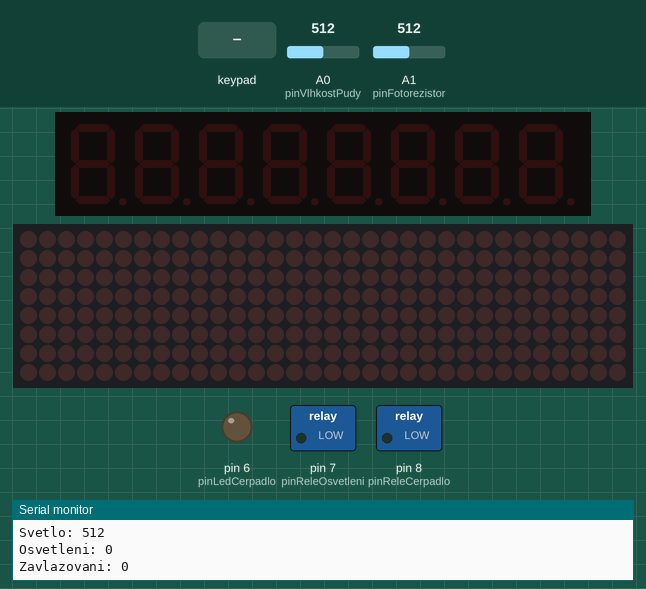
A sketch run on a simulated Arduino Uno, built with avr-gcc and run on an emulated ATmega328P. Shown: 8-digit seven-segment display, 32×8 LED matrix, switched loads named in the sketch (green lamp = pin HIGH), output pins drawn as LEDs (lit = HIGH), the last lines printed to the serial monitor. The inputs (shaded band) are chosen by the test bench; at power-on: A0 (pinVlhkostPudy) = 512, A1 (pinFotorezistor) = 512.

Above: at 1.2 s.
1.3 s: keypad keys 1 2 pressed 0.4 s apart
At 2.3 s:
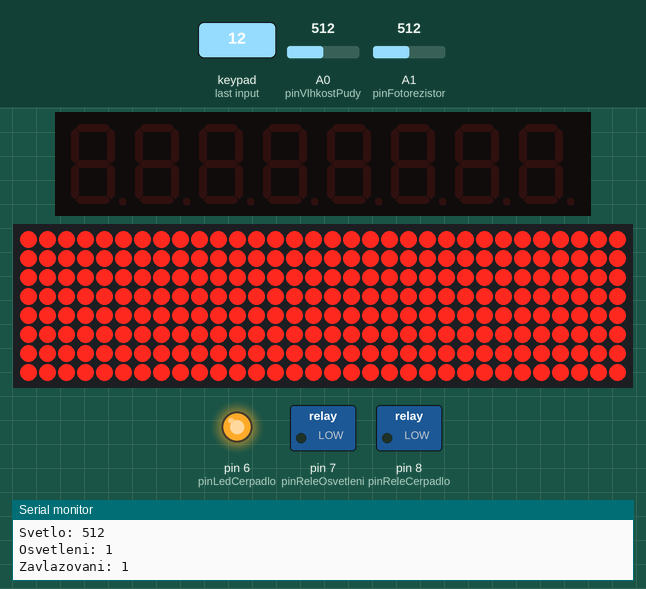
3.6 s: key '1' pressed
At 4.5 s:
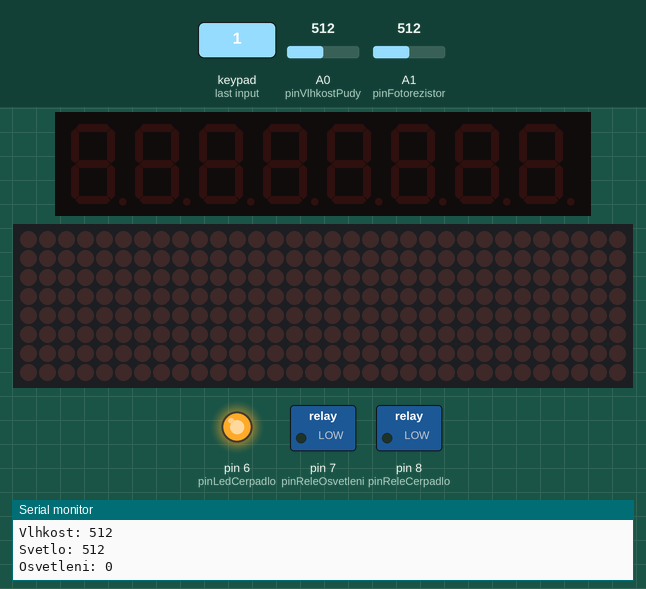
5.1 s: key '2' pressed
At 6.1 s:
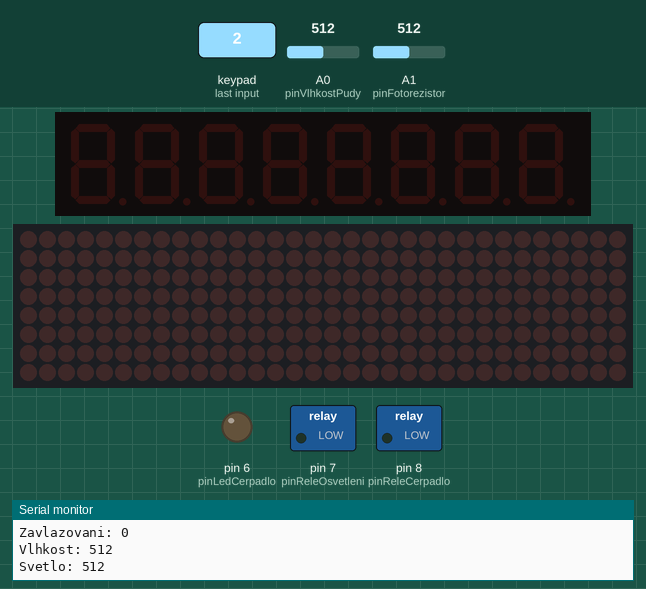
6.7 s: A0 (pinVlhkostPudy) set to 414
8.2 s: A0 (pinVlhkostPudy) set to 389
At 9.2 s:
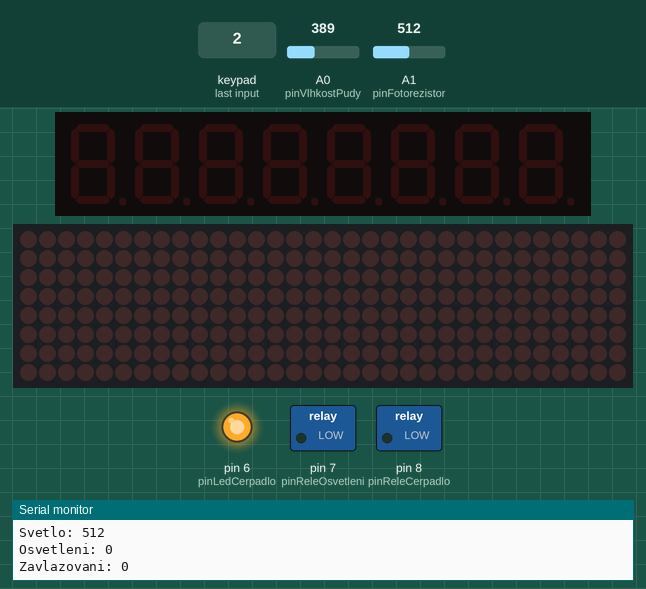
9.7 s: A0 (pinVlhkostPudy) set to 410
At 10.7 s:
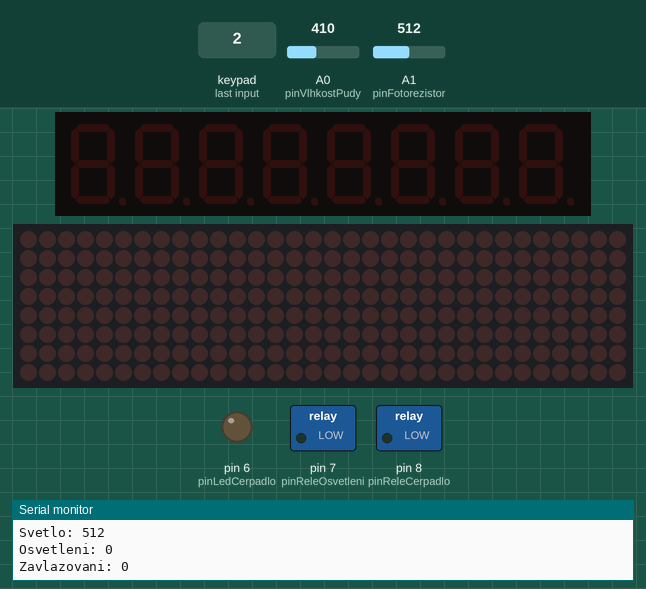
Timing chart, 0 to 12.2 s (numbered marks = the images above; inputs shaded):
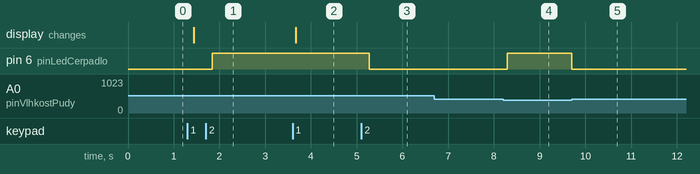

The sketch:

K_d_-_prvn_.ino
```cpp
#include <TM1638.h>
#include <LedControl.h>

// TM1638 – DATA, CLOCK, STROBE
TM1638 panel(2, 3, 4);

// MAX7219 LED matice
LedControl matice = LedControl(11, 13, 10, 4);

// Relé (pro budoucí čerpadlo a osvětlení)
int pinReleOsvetleni = 7;
int pinReleCerpadlo = 8;

// Senzory
int pinVlhkostPudy = A0;
int pinFotorezistor = A1;

// LED simulace čerpadla
int pinLedCerpadlo = 6;

// Stavy
int stavOsvetleni = LOW;
int stavZavlazovani = LOW;

// Minulé tlačítka
uint8_t predchoziStavTlacitek = 0;

void setup() {
  pinMode(pinReleOsvetleni, OUTPUT);
  pinMode(pinReleCerpadlo, OUTPUT);
  pinMode(pinLedCerpadlo, OUTPUT);
  pinMode(pinFotorezistor, INPUT);

  // Inicializace LED matice
  for (int i = 0; i < 4; i++) {
    matice.shutdown(i, LOW);
    matice.setIntensity(i, 8);
    matice.clearDisplay(i);
  }

  digitalWrite(pinReleOsvetleni, LOW);
  digitalWrite(pinReleCerpadlo, LOW);
  digitalWrite(pinLedCerpadlo, LOW);

  Serial.begin(9600);
}

void loop() {
  uint8_t stavTlacitek = panel.getButtons();

  // --- TM1638 tlačítka ---
  // S1 – ovládání osvětlení (LED matice)
  if ((stavTlacitek & 0x01) && !(predchoziStavTlacitek & 0x01)) {
    stavOsvetleni = (stavOsvetleni == LOW) ? HIGH : LOW;

    if (stavOsvetleni == HIGH) {
      for (int i = 0; i < 4; i++)
        for (int j = 0; j < 8; j++)
          matice.setRow(i, j, 0xFF);
    } else {
      for (int i = 0; i < 4; i++) matice.clearDisplay(i);
    }
  }

  // S2 – ruční ovládání čerpadla (LED)
  if ((stavTlacitek & 0x02) && !(predchoziStavTlacitek & 0x02)) {
    stavZavlazovani = (stavZavlazovani == LOW) ? HIGH : LOW;
  }

  predchoziStavTlacitek = stavTlacitek;

  // --- Čtení senzorů ---
  int hodnotaVlhkosti = analogRead(pinVlhkostPudy);
  int hodnotaSvetla = analogRead(pinFotorezistor);

  // --- LOGIKA LED ČERPADLA ---
  // LED svítí, když je ručně zapnuta nebo pokud je půda suchá nebo tma
  if (stavZavlazovani == HIGH || hodnotaVlhkosti < 400 || hodnotaSvetla < 300) {
    digitalWrite(pinLedCerpadlo, HIGH);
    // Relé připravené pro budoucí čerpadlo
    // digitalWrite(pinReleCerpadlo, HIGH);
  } else {
    digitalWrite(pinLedCerpadlo, LOW);
    // digitalWrite(pinReleCerpadlo, LOW);
  }

  // --- Výpis do Serial Monitoru ---
  Serial.print("Vlhkost: "); Serial.println(hodnotaVlhkosti);
  Serial.print("Svetlo: "); Serial.println(hodnotaSvetla);
  Serial.print("Osvetleni: "); Serial.println(stavOsvetleni);
  Serial.print("Zavlazovani: "); Serial.println(stavZavlazovani);

  delay(200);
}
```

Measured:
- the behaviour switches between 400 and 399 on A0 (pinVlhkostPudy) (found by bisection; images 3 and 4)
- after the input at 1.3 s, pin 6 (pinLedCerpadlo): LOW → HIGH after 0.54 s; the display: changes after 0.14 s (image 1)
- after the input at 3.6 s, the display: changes after 0.06 s (image 2)
- after the input at 5.1 s, pin 6 (pinLedCerpadlo): HIGH → LOW after 0.17 s
- after the input at 8.2 s, pin 6 (pinLedCerpadlo): LOW → HIGH after 0.10 s
- after the input at 9.7 s, pin 6 (pinLedCerpadlo): HIGH → LOW at once
